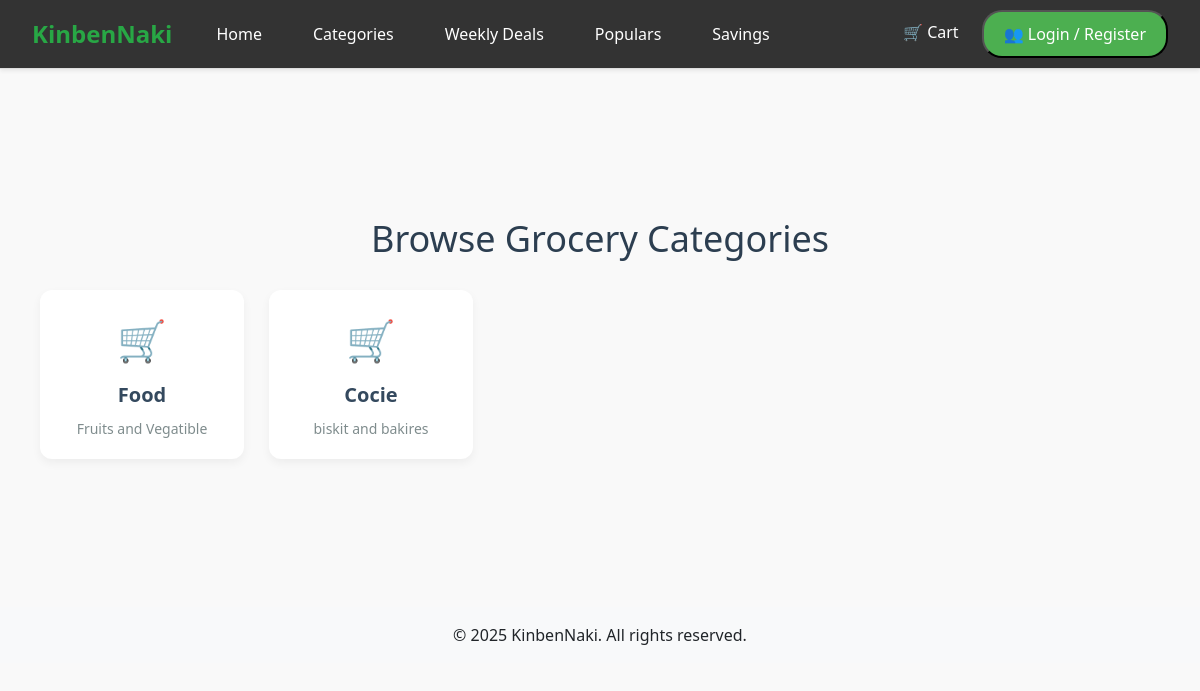
Page /categories/ on the earlier database version.
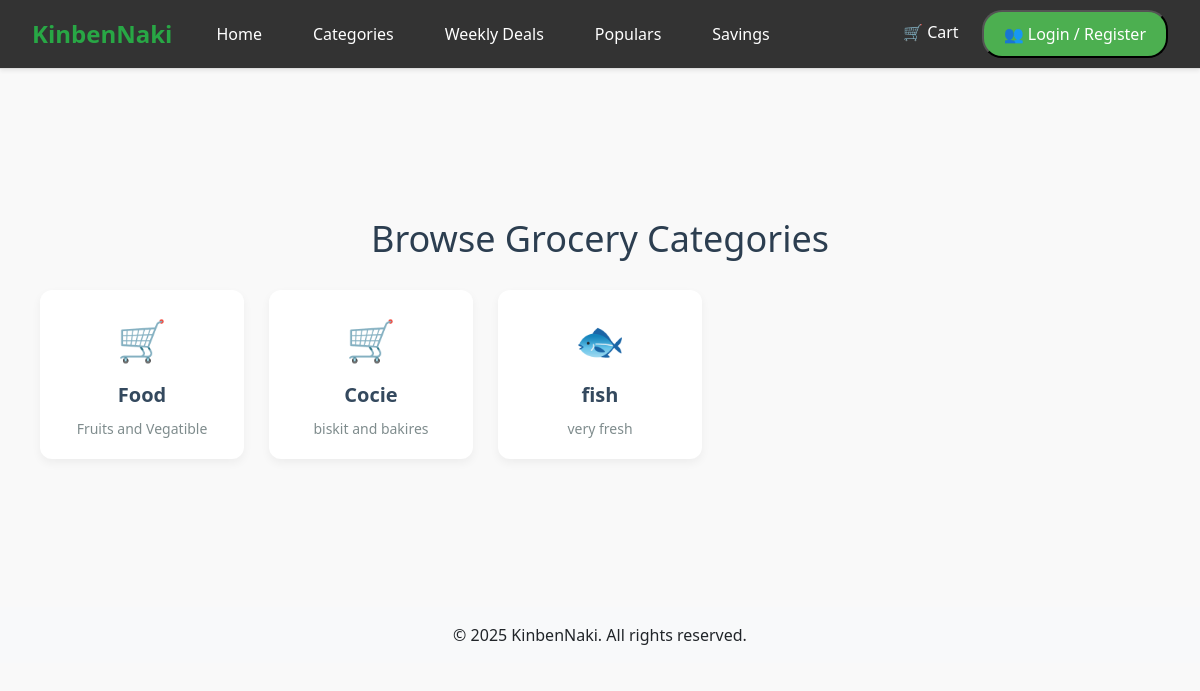
Same page on the later database version.
### shop/models.py (models this page shows)
class Category(models.Model):
    name = models.CharField(max_length=100)
    slug = models.SlugField(unique=True)
    description = models.TextField()
    is_active = models.BooleanField(default=True)
    def __str__(self):
        return self.name

### shop/views.py (the view)
# urls.py: path('categories/', views.category_list, name='category_list'),  # All categories
def category_list(request):
    categories = Category.objects.all()
    print("CATEGORIES:", categories)  # Debug line
    for c in categories:
        print(f"{c.name} -> Items: {c.items.all()}")  # If using related_name='items'
    return render(request, 'category_list.html', {'categories':categories})

### shop/models.py (called while the page is built)
    def __str__(self):
        return self.name

### templates/category_list.html (shortened to what this page needs)
{% extends "base.html" %}
{% block content %}
<div class="container">
    <h1>Browse Grocery Categories</h1>
    <div class="category-grid">
        {% for category in categories %}
        <a href="{% url 'category' slug=category.slug %}">
            <div class="category-card">
                <div class="category-icon">
                    {% if category.name|lower == 'meat' %}
                        🥩
                    {% elif category.name|lower == 'fish' %}
                        🐟
                    {% elif category.name|lower == 'milk' %}
                        🥛
                    {% elif category.name|lower == 'vegetables' %}
                        🥦
                    {% elif category.name|lower == 'fruits' %}
                        🍎
                    {% elif category.name|lower == 'rice' %}
                        🍚
                    {% elif category.name|lower == 'snacks' %}
                        🍪
                    {% elif category.name|lower == 'eggs' %}
                         🥚
                    {% elif category.name|lower == 'bakery' %}
                        🍞
                    {% elif category.name|lower == 'oil' %}
                        🛢️
                    {% elif category.name|lower == 'cleaning' %}
                        🧽
                    {% else %}
                        🛒
                    {% endif %}
                </div>
                <div class="category-title">{{ category.name }}</div>
                <div class="category-description">{{ category.description|default:"No description available." }}</div>
            </div>
        </a>
        {% empty %}
        <p>No categories found.</p>
        {% endfor %}
    </div>
</div>
{% endblock %}

Differences in the rows shown:
added Category: name "fish", description "very fresh"
